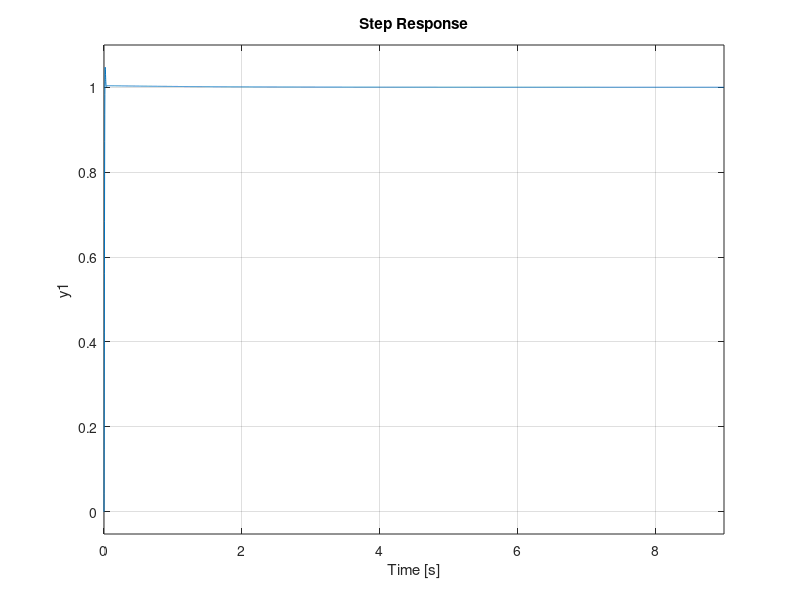

Write MATLAB code to recreate this figure. (Note: this script raises an error after producing the figure.)
%% PI CONTROLLER - SSAE - ERGASTHRIAKH ASKHSH 1 
%% Vavouliotis Giorgos - 03112083

clear all; close all; clc;

%% Do the Computations and show the plots for PI controller

mkdir PI_Results;

% these are the best pair of parameters that i can choose. The settling
% time can't be reduce any more without damage the overshoot and the rise
% time. Only if i have a pid controller i could reduce the settling time by
% decreasing the Kd parameter.
Kp   = 14.5;    % gain
Ki   = 10;      % gain
% ***** Sunarthsh Metaforas *****
indx1 = 4500*Kp; indx2 = 4500*Ki;
smp1  = 1; 
smp2  = 361.2; 
smp3  = indx1;
smp4  = indx2;
% i use tf ==> Create transfer function model, convert to transfer function model
% create the plot of hs 
hs = tf([indx1 indx2], [smp1 smp2 smp3 smp4]);
figure(1);
step(hs);    % Step response plot of dynamic system.
stepinfo(hs) % See the Rise time, settling time, and other step response characteristics in command window
cd  PI_Results;
title('Step Response');
print -djpeg Step_Response_Result.jpg;
cd ../
time = linspace(0,20,100000); % i will use time as input for my simulation.
Res  = ((time.^2)./2).*heaviside(time); % use the heaviside function to take the right result
% i use lsim ==> Simulate time response of dynamic system to arbitrary inputs
figure(2);
cd  PI_Results;
plot(time,Res);
title('Parabolic');
xlabel('Time(s)');
print -djpeg Parabolic.jpg;
cd ../
OutVal  = lsim(hs,Res,time);
% Show the plot and print them in the right directory
plotval = OutVal'-Res;
figure(3); 
plot(time, abs(plotval));
title('Parabolic Error');
xlabel('Time(s)');
cd  PI_Results;
print -djpeg Error.jpg;
cd ../


